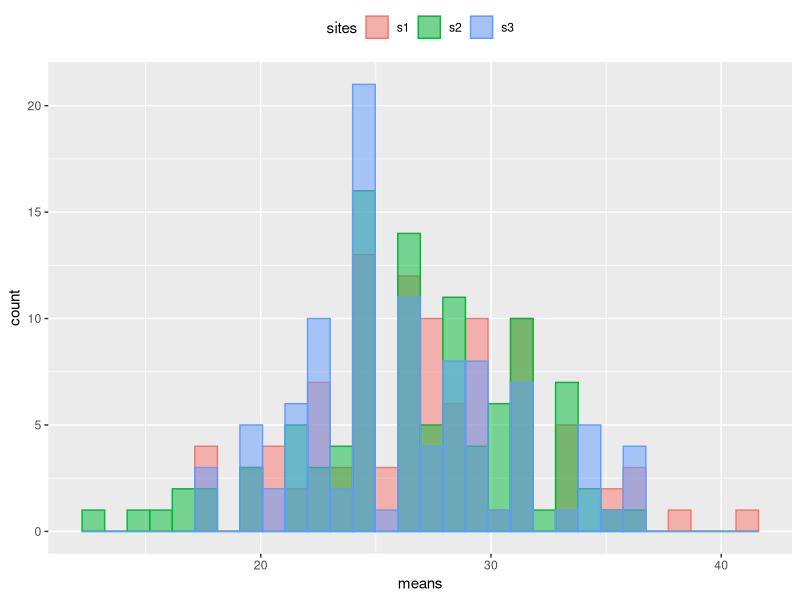
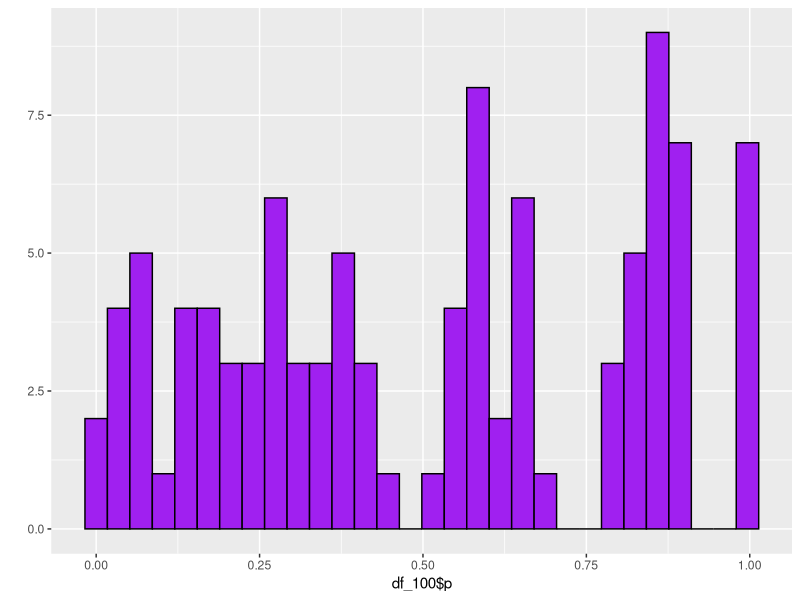

The R source for these figures, in order:
## ---- chunk 1
knitr::opts_chunk$set(echo = TRUE)
## ---- chunk 2


##############################
#FUNCTION: zero_counter
#purpose:to count the zeros in a vector
#input:a vector
#output: an integer, which is the amount of zeros there are in the the vector randomly created 
#------------------------------
zero_counter <- function(counter=0) {
v<-round(runif(min=0, max=5, n=30))
counter=0
for(i in seq_along(v)){
if(v[i]== 0){counter<-counter+1}}

  return(counter) }
zero_counter()



#subsetting option

s<- round(runif(min=0, max=5, n=30))
print(s)
length(s[s==0])
## ---- chunk 3
###############################
#FUNCTION: product
# purpose: to take the values of a position in a matrix and multiply them, then allow them to fill that position
# input:column number and row number
# output: matrix with multiplication of row and column output
#------------------------------
product <- function(xVar=ncol, yVar=nrow)  {
 m<- matrix(nrow=3, ncol=10)
for( i in 1:nrow(m)){
  for(j in 1:ncol(m)){
m[i,j]<-(i*j)
}#end of j
}#end of i

 return(m) }#end of function

product()



## ---- chunk 4

library(tidyverse)
set.seed(5)
site1<-round(rnorm(n=10, mean=25))
site2<- round(rnorm(n=10, mean=5))
site3<- round(rnorm(n=10, mean=50))

df <-data.frame(site1=site1,site2=site2,site3=site3)
print(df)
class(df)
long_df<-pivot_longer(df,cols=site1:site2:site3, names_to="group", values_to="values")
print(long_df)
 means<-tapply(long_df$values,long_df$group,mean)
 print(means)
 class(means)
###############################
#FUNCTION: remix_yall
# purpose: to mix the values of site data (response variables) and then create a vector of the means for each group
# input: A data frame with 2 columns, one group and one response variable
# output: a vector of means after shuffling
#------------------------------
remix_yall <- function(data)  {
  shuffle_data<- transform(data,values=sample(values))
 print(shuffle_data) 
 means<-tapply(shuffle_data$values,shuffle_data$group,mean)
 
 list<-list(means)
.<-as.vector(unlist(means))
return(.)
 
} 
remix_yall(long_df)
is.vector(remix_yall(long_df))

###############################
#FUNCTION: med
# purpose:To find the median of the shuffled means
# input:the three sites of data after being shuffled 
# output:the median of the remixed means
#------------------------------
med <- function(data)  {

shuffle_data2 <- transform(data,values=sample(values))
 .<-print(shuffle_data2)

  
means<-tapply(shuffle_data2$values,shuffle_data2$group,median)
print(means)
list<-list(means)
.<-as.vector(unlist(means))
return(.)

}
med(long_df)
is.vector(med(long_df))


###############################
#FUNCTION: pval
# purpose:To find the pvalue of the three shuffled sites means
# input:the three sites of data after being shuffled 
# output:the pvalue of the remixed means
#------------------------------
pval<- function(data)  {

shuffle_data3 <- transform(data,values=sample(values))
 .<-print(shuffle_data3)
means<-tapply(shuffle_data3$values,shuffle_data3$group)


three_way<- aov(values~group , .)
.<-summary(three_way)[[1]][1,5]
#.<-print(.)

return(.)


}
pval(long_df)
str(pval(long_df))


#Body of program
n_sim<-100
x_sim<-rep(NA,n_sim)
print(x_sim)
s1<-rep(NA)
s2<-rep(NA)
s3<-rep(NA)
p<-rep(NA)

df_100<- data.frame(x_sim, s1,s2,s3,p)
print(df_100)
for(i in seq_len(n_sim)){ df_100[i,2:4]<-remix_yall(long_df)
df_100[i,1]<- i
df_100[i,5]<-pval(long_df)
}



#print(df_100)



long_histo<-pivot_longer(df_100,cols=s1:s2:s3, names_to="sites", values_to="means")
print(long_histo)
#qplot(means, data = long_histo, geom = "histogram", fill=sites)
ggplot(long_histo, aes(x=means, fill=sites, color=sites)) + geom_histogram( position="identity", alpha=0.5)+ theme(legend.position="top")
#There is much more variance between the means from their original values, the means are nearer to equal in the higher counts
qplot(x=df_100$p,fill=I("purple"),color=I("black"))
#the randomization of the data causes increase in significance, and it does seem persistently random, this could be due to the fact values are interchanged form each group randomly

